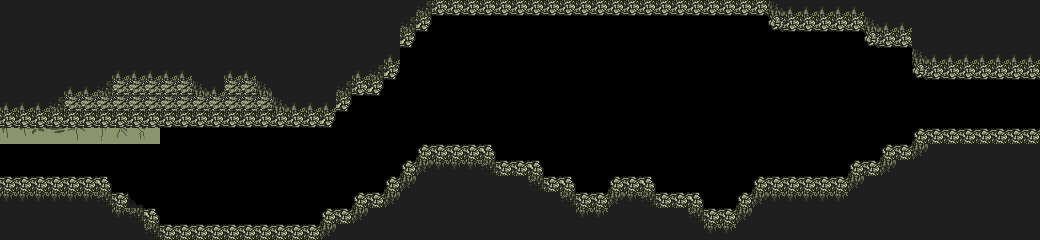

Tiled map render using the project's own tile images. Description and the map definition, with tile-layer contents summarised, below:
An orthogonal 65x15 tile map with 16x16 px tiles, 1 tile layer (edge tiles), 1 image layer and 173 objects (112x EnemyBasic, 10x EnemySpike, 7x EnemyShooter, 6x EnemyBoomer, 5x EnemyTank, ...).

<map version="1.0" orientation="orthogonal" renderorder="right-down" width="65" height="15" tilewidth="16" tileheight="16" nextobjectid="220">
 <tileset firstgid="1" name="tilemap" tilewidth="16" tileheight="16" tilecount="256" columns="16">
  <image source="../image/tilemap.png" width="256" height="256" />
 </tileset>
 <imagelayer name="Parallax_layer1">
  <image source="../image/bio_bg.png" width="160" height="144" />
  <properties>
   <property name="ratio" value="0.25" />
  </properties>
 </imagelayer>
 <layer name="edge tiles" width="65" height="15">
  <data>[975 cells, 533 non-empty, 15 distinct tile ids]</data>
 </layer>
 <objectgroup name="entities">
  <object id="1" name="Player" x="22.6667" y="143.333" width="16" height="16" />
  <object id="62" name="Path" type="EnemyBasic" x="258.5" y="209.5">
   <polyline points="0,0 -9,-33 -21.5,-45 -40.5,-48.5 -67,-41 -73.5,-23 -85.5,-14 -95.5,-25 -105,-43.5 -106.5,-62.5" />
  </object>
  <object id="64" name="Path" type="EnemyBasic" x="269" y="205.5">
   <polyline points="0,0 -9,-33 -21.5,-45 -40.5,-48.5 -67,-41 -73.5,-23 -85.5,-14 -95.5,-25 -105,-43.5 -106.5,-62.5" />
  </object>
  <object id="65" name="Path" type="EnemyBasic" x="277" y="195.5">
   <polyline points="0,0 -9,-33 -21.5,-45 -40.5,-48.5 -67,-41 -73.5,-23 -85.5,-14 -95.5,-25 -105,-43.5 -106.5,-62.5" />
  </object>
  <object id="66" name="Path" type="EnemyBasic" x="281.5" y="184.5">
   <polyline points="0,0 -9,-33 -21.5,-45 -40.5,-48.5 -67,-41 -73.5,-23 -85.5,-14 -95.5,-25 -105,-43.5 -106.5,-62.5" />
  </object>
  <object id="67" name="Path" type="EnemyBasic" x="301.5" y="135.5">
   <polyline points="0,0 -18,43.5 -32,57 -42,64.5 -63,64.5 -75.5,61 -95,48 -112,38 -126,32.5 -164.5,30 -179,32" />
  </object>
  <object id="69" name="Path" type="EnemyBasic" x="321.5" y="139.5">
   <polyline points="0,0 -18,43.5 -32,57 -42,64.5 -63,64.5 -75.5,61 -95,48 -112,38 -126,32.5 -164.5,30 -179,32" />
  </object>
  <object id="70" name="Path" type="EnemyBasic" x="328" y="146">
   <polyline points="0,0 -18,43.5 -32,57 -42,64.5 -63,64.5 -75.5,61 -95,48 -112,38 -126,32.5 -164.5,30 -179,32" />
  </object>
  <object id="71" name="Path" type="EnemyBasic" x="312" y="137.5">
   <polyline points="0,0 -18,43.5 -32,57 -42,64.5 -63,64.5 -75.5,61 -95,48 -112,38 -126,32.5 -164.5,30 -179,32" />
  </object>
  <object id="72" name="Path" type="EnemyBasic" x="337" y="147.5">
   <polyline points="0,0 -18,43.5 -32,57 -42,64.5 -63,64.5 -75.5,61 -95,48 -112,38 -126,32.5 -164.5,30 -179,32" />
  </object>
  <object id="73" name="Path" type="EnemyBasic" x="347.5" y="150">
   <polyline points="0,0 -18,43.5 -32,57 -42,64.5 -63,64.5 -75.5,61 -95,48 -112,38 -126,32.5 -164.5,30 -179,32" />
  </object>
  <object id="76" name="Path" type="EnemyBasic" x="245" y="213">
   <polyline points="0,0 -9,-33 -21.5,-45 -40.5,-48.5 -67,-41 -73.5,-23 -85.5,-14 -95.5,-25 -105,-43.5 -106.5,-62.5" />
  </object>
  <object id="77" name="Path" type="EnemyBasic" x="228.5" y="213">
   <polyline points="0,0 -9,-33 -21.5,-45 -40.5,-48.5 -67,-41 -73.5,-23 -85.5,-14 -95.5,-25 -105,-43.5 -106.5,-62.5" />
  </object>
  <object id="78" name="EnemyBoomer" x="357" y="129" />
  <object id="80" name="EnemyTank" x="406.5" y="107" />
  <object id="81" name="EnemySpike" x="356" y="166.5" width="11.5" height="11" />
  <object id="82" name="EnemySpike" x="473.75" y="128" width="11.5" height="11" />
  <object id="84" name="Path" type="EnemySpike" x="215.5" y="212">
   <polyline points="0,0 -10,-33 -32,-41.5" />
  </object>
  <object id="86" name="Path" type="EnemySpike" x="586.5" y="178">
   <polyline points="0,0 -10,-33 -32,-41.5" />
  </object>
  <object id="87" name="Path" type="EnemySpike" x="671.5" y="180">
   <polyline points="0,0 -10,-33 -32,-41.5" />
  </object>
  <object id="88" name="Path" type="EnemyShooter" x="713" y="180.25">
   <polyline points="0,0 -10,-33 -32,-41.5" />
  </object>
  <object id="89" name="Path" type="EnemySpike" x="753" y="23.5">
   <polyline points="0,0 -9,25.5 -38.5,37.5" />
  </object>
  <object id="90" name="Path" type="EnemySpike" x="499.5" y="31.5">
   <polyline points="0,0 -9,25.5 -86.3182,78.0455" />
  </object>
  <object id="91" name="Path" type="EnemyBasic" x="608.5" y="21.5">
   <polyline points="0,0 -18,43.5 -32,57 -42,64.5 -63,64.5 -75.5,61 -95,48 -112,38 -126,32.5 -164.5,30 -179,32" />
  </object>
  <object id="92" name="Path" type="EnemyBasic" x="615" y="26">
   <polyline points="0,0 -18,43.5 -32,57 -42,64.5 -63,64.5 -75.5,61 -95,48 -112,38 -126,32.5 -164.5,30 -179,32" />
  </object>
  <object id="93" name="Path" type="EnemyBasic" x="619.5" y="30.5">
   <polyline points="0,0 -18,43.5 -32,57 -42,64.5 -63,64.5 -75.5,61 -95,48 -112,38 -126,32.5 -164.5,30 -179,32" />
  </object>
  <object id="94" name="Path" type="EnemyBasic" x="625" y="37.5">
   <polyline points="0,0 -18,43.5 -32,57 -42,64.5 -63,64.5 -75.5,61 -95,48 -112,38 -126,32.5 -164.5,30 -179,32" />
  </object>
  <object id="95" name="Path" type="EnemyBasic" x="630.5" y="43.5">
   <polyline points="0,0 -18,43.5 -32,57 -42,64.5 -63,64.5 -75.5,61 -95,48 -112,38 -126,32.5 -164.5,30 -179,32" />
  </object>
  <object id="96" name="Path" type="EnemyBasic" x="636.5" y="51">
   <polyline points="0,0 -18,43.5 -32,57 -42,64.5 -63,64.5 -75.5,61 -95,48 -112,38 -126,32.5 -164.5,30 -179,32" />
  </object>
  <object id="97" name="Path" type="EnemyBasic" x="641" y="57.5">
   <polyline points="0,0 -18,43.5 -32,57 -42,64.5 -63,64.5 -75.5,61 -95,48 -112,38 -126,32.5 -164.5,30 -179,32" />
  </object>
  <object id="98" name="Path" type="EnemyBasic" x="645.5" y="65">
   <polyline points="0,0 -18,43.5 -32,57 -42,64.5 -63,64.5 -75.5,61 -95,48 -112,38 -126,32.5 -164.5,30 -179,32" />
  </object>
  <object id="99" name="Path" type="EnemyBasic" x="650" y="71">
   <polyline points="0,0 -18,43.5 -32,57 -42,64.5 -63,64.5 -75.5,61 -95,48 -112,38 -126,32.5 -164.5,30 -179,32" />
  </object>
  <object id="100" name="Path" type="EnemyBasic" x="656" y="78">
   <polyline points="0,0 -18,43.5 -32,57 -42,64.5 -63,64.5 -75.5,61 -95,48 -112,38 -126,32.5 -164.5,30 -179,32" />
  </object>
  <object id="101" name="Path" type="EnemyBasic" x="659.5" y="89.5">
   <polyline points="0,0 -18,43.5 -32,57 -42,64.5 -63,64.5 -75.5,61 -95,48 -112,38 -126,32.5 -164.5,30 -179,32" />
  </object>
  <object id="102" name="Path" type="EnemyBasic" x="664.5" y="102.5">
   <polyline points="0,0 -18,43.5 -32,57 -42,64.5 -63,64.5 -75.5,61 -95,48 -112,38 -126,32.5 -164.5,30 -179,32" />
  </object>
  <object id="103" name="Path" type="EnemyBasic" x="609.5" y="124.5">
   <polyline points="0,0 -9,-33 -21.5,-45 -40.5,-48.5 -67,-41 -73.5,-23 -85.5,-14 -95.5,-25 -105,-43.5 -106.5,-62.5" />
  </object>
  <object id="104" name="Path" type="EnemyBasic" x="614.5" y="130.5">
   <polyline points="0,0 -9,-33 -21.5,-45 -40.5,-48.5 -67,-41 -73.5,-23 -85.5,-14 -95.5,-25 -105,-43.5 -106.5,-62.5" />
  </object>
  <object id="105" name="Path" type="EnemyBasic" x="617.5" y="135">
   <polyline points="0,0 -9,-33 -21.5,-45 -40.5,-48.5 -67,-41 -73.5,-23 -85.5,-14 -95.5,-25 -105,-43.5 -106.5,-62.5" />
  </object>
  <object id="106" name="Path" type="EnemyBasic" x="622" y="139.5">
   <polyline points="0,0 -9,-33 -21.5,-45 -40.5,-48.5 -67,-41 -73.5,-23 -85.5,-14 -95.5,-25 -105,-43.5 -106.5,-62.5" />
  </object>
  <object id="107" name="Path" type="EnemyBasic" x="627" y="144.5">
   <polyline points="0,0 -9,-33 -21.5,-45 -40.5,-48.5 -67,-41 -73.5,-23 -85.5,-14 -95.5,-25 -105,-43.5 -106.5,-62.5" />
  </object>
  <object id="108" name="Path" type="EnemyBasic" x="635.5" y="154">
   <polyline points="0,0 -9,-33 -21.5,-45 -40.5,-48.5 -67,-41 -73.5,-23 -85.5,-14 -95.5,-25 -105,-43.5 -106.5,-62.5" />
  </object>
  </objectgroup>
 <objectgroup color="#ff0000" name="collision layer" opacity="0.79">
  <!-- 29 objects omitted --></objectgroup>
</map>
<!-- 132 of 173 objects omitted -->
